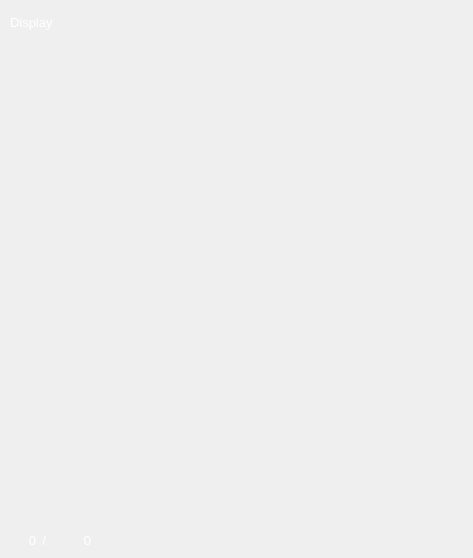
           <widget class="QWidget" name="scrollAreaWidgetContents_ContourOverlay">
            <property name="geometry">
             <rect>
              <x>0</x>
              <y>0</y>
              <width>473</width>
              <height>558</height>
             </rect>
            </property>
            <property name="minimumSize">
             <size>
              <width>0</width>
              <height>0</height>
             </size>
            </property>
            <widget class="QLabel" name="label_MaskDisplay">
             <property name="geometry">
              <rect>
               <x>0</x>
               <y>0</y>
               <width>475</width>
               <height>560</height>
              </rect>
             </property>
             <property name="styleSheet">
              <string notr="true">background-color: rgba(255, 255, 255, 0);</string>
             </property>
             <property name="text">
              <string/>
             </property>
             <property name="alignment">
              <set>Qt::AlignCenter</set>
             </property>
            </widget>
            <widget class="QLabel" name="label_ContourOverlay">
             <property name="geometry">
              <rect>
               <x>0</x>
               <y>0</y>
               <width>475</width>
               <height>560</height>
              </rect>
             </property>
             <property name="styleSheet">
              <string notr="true">background-color: rgba(255, 255, 255, 0);</string>
             </property>
             <property name="text">
              <string/>
             </property>
             <property name="alignment">
              <set>Qt::AlignCenter</set>
             </property>
            </widget>
            <widget class="QLabel" name="label_MaskOverlay_fg">
             <property name="geometry">
              <rect>
               <x>0</x>
               <y>0</y>
               <width>475</width>
               <height>560</height>
              </rect>
             </property>
             <property name="styleSheet">
              <string notr="true">background-color: rgba(255, 255, 255, 0);</string>
             </property>
             <property name="text">
              <string/>
             </property>
             <property name="alignment">
              <set>Qt::AlignCenter</set>
             </property>
            </widget>
            <widget class="QScrollArea" name="scrollArea_EditContourArea">
             <property name="geometry">
              <rect>
               <x>0</x>
               <y>0</y>
               <width>475</width>
               <height>560</height>
              </rect>
             </property>
             <property name="maximumSize">
              <size>
               <width>16777215</width>
               <height>16777215</height>
              </size>
             </property>
             <property name="autoFillBackground">
              <bool>false</bool>
             </property>
             <property name="styleSheet">
              <string notr="true">background-color: rgba(255, 255, 255, 0);</string>
             </property>
             <property name="frameShadow">
              <enum>QFrame::Raised</enum>
             </property>
             <property name="lineWidth">
              <number>0</number>
             </property>
             <property name="sizeAdjustPolicy">
              <enum>QAbstractScrollArea::AdjustIgnored</enum>
             </property>
             <property name="widgetResizable">
              <bool>true</bool>
             </property>
             <property name="alignment">
              <set>Qt::AlignCenter</set>
             </property>
             <widget class="QWidget" name="scrollAreaWidgetContents_2">
              <property name="geometry">
               <rect>
                <x>0</x>
                <y>0</y>
                <width>473</width>
                <height>558</height>
               </rect>
              </property>
             </widget>
            </widget>
            <widget class="QLabel" name="label_MaskOverlay_bg">
             <property name="geometry">
              <rect>
               <x>0</x>
               <y>0</y>
               <width>475</width>
               <height>560</height>
              </rect>
             </property>
             <property name="styleSheet">
              <string notr="true">background-color: rgba(255, 255, 255, 0);</string>
             </property>
             <property name="text">
              <string/>
             </property>
             <property name="alignment">
              <set>Qt::AlignCenter</set>
             </property>
            </widget>
            <widget class="QLabel" name="label_ScibbleImage_ValueOfSliceNumber">
             <property name="geometry">
              <rect>
               <x>50</x>
               <y>530</y>
               <width>41</width>
               <height>21</height>
              </rect>
             </property>
             <property name="font">
              <font>
               <family>Arial</family>
               <pointsize>10</pointsize>
              </font>
             </property>
             <property name="cursor">
              <cursorShape>IBeamCursor</cursorShape>
             </property>
             <property name="layoutDirection">
              <enum>Qt::LeftToRight</enum>
             </property>
             <property name="styleSheet">
              <string notr="true">color: rgb(255, 255, 255);
background-color: rgba(255, 255, 255, 0);</string>
             </property>
             <property name="text">
              <string>0</string>
             </property>
             <property name="textFormat">
              <enum>Qt::AutoText</enum>
             </property>
             <property name="scaledContents">
              <bool>false</bool>
             </property>
             <property name="alignment">
              <set>Qt::AlignRight|Qt::AlignTrailing|Qt::AlignVCenter</set>
             </property>
             <property name="textInteractionFlags">
              <set>Qt::TextSelectableByMouse</set>
             </property>
            </widget>
            <widget class="QLabel" name="label_ScribbleImage_ValueOfSliceNumber_Value">
             <property name="geometry">
              <rect>
               <x>5</x>
               <y>530</y>
               <width>31</width>
               <height>21</height>
              </rect>
             </property>
             <property name="font">
              <font>
               <family>Arial</family>
               <pointsize>10</pointsize>
              </font>
             </property>
             <property name="cursor">
              <cursorShape>IBeamCursor</cursorShape>
             </property>
             <property name="layoutDirection">
              <enum>Qt::LeftToRight</enum>
             </property>
             <property name="styleSheet">
              <string notr="true">color: rgb(255, 255, 255);
background-color: rgba(255, 255, 255, 0);</string>
             </property>
             <property name="text">
              <string>0</string>
             </property>
             <property name="textFormat">
              <enum>Qt::AutoText</enum>
             </property>
             <property name="scaledContents">
              <bool>false</bool>
             </property>
             <property name="alignment">
              <set>Qt::AlignRight|Qt::AlignTrailing|Qt::AlignVCenter</set>
             </property>
             <property name="textInteractionFlags">
              <set>Qt::LinksAccessibleByMouse|Qt::TextEditable|Qt::TextEditorInteraction|Qt::TextSelectableByKeyboard|Qt::TextSelectableByMouse</set>
             </property>
            </widget>
            <widget class="QLabel" name="label_ScibbleImage_ValueOfSliceNumber_2">
             <property name="geometry">
              <rect>
               <x>25</x>
               <y>530</y>
               <width>21</width>
               <height>21</height>
              </rect>
             </property>
             <property name="font">
              <font>
               <family>Arial</family>
               <pointsize>10</pointsize>
              </font>
             </property>
             <property name="cursor">
              <cursorShape>IBeamCursor</cursorShape>
             </property>
             <property name="layoutDirection">
              <enum>Qt::LeftToRight</enum>
             </property>
             <property name="styleSheet">
              <string notr="true">color: rgb(255, 255, 255);
background-color: rgba(255, 255, 255, 0);</string>
             </property>
             <property name="text">
              <string>/</string>
             </property>
             <property name="textFormat">
              <enum>Qt::AutoText</enum>
             </property>
             <property name="scaledContents">
              <bool>false</bool>
             </property>
             <property name="alignment">
              <set>Qt::AlignRight|Qt::AlignTrailing|Qt::AlignVCenter</set>
             </property>
             <property name="textInteractionFlags">
              <set>Qt::TextSelectableByMouse</set>
             </property>
            </widget>
            <widget class="QLabel" name="label_OriginalDisplay">
             <property name="geometry">
              <rect>
               <x>0</x>
               <y>0</y>
               <width>475</width>
               <height>560</height>
              </rect>
             </property>
             <property name="styleSheet">
              <string notr="true">background-color: rgba(255, 255, 255, 0);</string>
             </property>
             <property name="text">
              <string/>
             </property>
             <property name="alignment">
              <set>Qt::AlignCenter</set>
             </property>
            </widget>
            <widget class="QLabel" name="label_ContourOverlayTitle">
             <property name="geometry">
              <rect>
               <x>10</x>
               <y>10</y>
               <width>91</width>
               <height>25</height>
              </rect>
             </property>
             <property name="font">
              <font>
               <family>Arial</family>
               <pointsize>10</pointsize>
              </font>
             </property>
             <property name="layoutDirection">
              <enum>Qt::LeftToRight</enum>
             </property>
             <property name="styleSheet">
              <string notr="true">color: rgb(255, 255, 255);
background-color: rgba(255, 255, 255, 0);</string>
             </property>
             <property name="text">
              <string>Display</string>
             </property>
            </widget>
            <widget class="QLabel" name="label_MaskOverlay_fg1">
             <property name="geometry">
              <rect>
               <x>0</x>
               <y>0</y>
               <width>475</width>
               <height>560</height>
              </rect>
             </property>
             <property name="styleSheet">
              <string notr="true">background-color: rgba(255, 255, 255, 0);</string>
             </property>
             <property name="text">
              <string/>
             </property>
             <property name="alignment">
              <set>Qt::AlignCenter</set>
             </property>
            </widget>
            <widget class="QLabel" name="label_MaskOverlay_fg2">
             <property name="geometry">
              <rect>
               <x>0</x>
               <y>0</y>
               <width>475</width>
               <height>560</height>
              </rect>
             </property>
             <property name="styleSheet">
              <string notr="true">background-color: rgba(255, 255, 255, 0);</string>
             </property>
             <property name="text">
              <string/>
             </property>
             <property name="alignment">
              <set>Qt::AlignCenter</set>
             </property>
            </widget>
            <widget class="QScrollArea" name="scrollArea_ScribbleArea">
             <property name="geometry">
              <rect>
               <x>0</x>
               <y>0</y>
               <width>475</width>
               <height>560</height>
              </rect>
             </property>
             <property name="maximumSize">
              <size>
               <width>16777215</width>
               <height>16777215</height>
              </size>
             </property>
             <property name="autoFillBackground">
              <bool>false</bool>
             </property>
             <property name="styleSheet">
              <string notr="true">background-color: rgba(255, 255, 255, 0);</string>
             </property>
             <property name="frameShadow">
              <enum>QFrame::Raised</enum>
             </property>
             <property name="lineWidth">
              <number>0</number>
             </property>
             <property name="sizeAdjustPolicy">
              <enum>QAbstractScrollArea::AdjustIgnored</enum>
             </property>
             <property name="widgetResizable">
              <bool>true</bool>
             </property>
             <property name="alignment">
              <set>Qt::AlignCenter</set>
             </property>
             <widget class="QWidget" name="scrollAreaWidgetContents_4">
              <property name="geometry">
               <rect>
                <x>0</x>
                <y>0</y>
                <width>473</width>
                <height>558</height>
               </rect>
              </property>
             </widget>
            </widget>
            <zorder>label_OriginalDisplay</zorder>
            <zorder>label_MaskOverlay_fg</zorder>
            <zorder>label_MaskOverlay_bg</zorder>
            <zorder>label_MaskDisplay</zorder>
            <zorder>label_MaskOverlay_fg1</zorder>
            <zorder>label_MaskOverlay_fg2</zorder>
            <zorder>label_ContourOverlay</zorder>
            <zorder>scrollArea_EditContourArea</zorder>
            <zorder>label_ContourOverlayTitle</zorder>
            <zorder>scrollArea_ScribbleArea</zorder>
            <zorder>label_ScibbleImage_ValueOfSliceNumber_2</zorder>
            <zorder>label_ScibbleImage_ValueOfSliceNumber</zorder>
            <zorder>label_ScribbleImage_ValueOfSliceNumber_Value</zorder>
           </widget>
